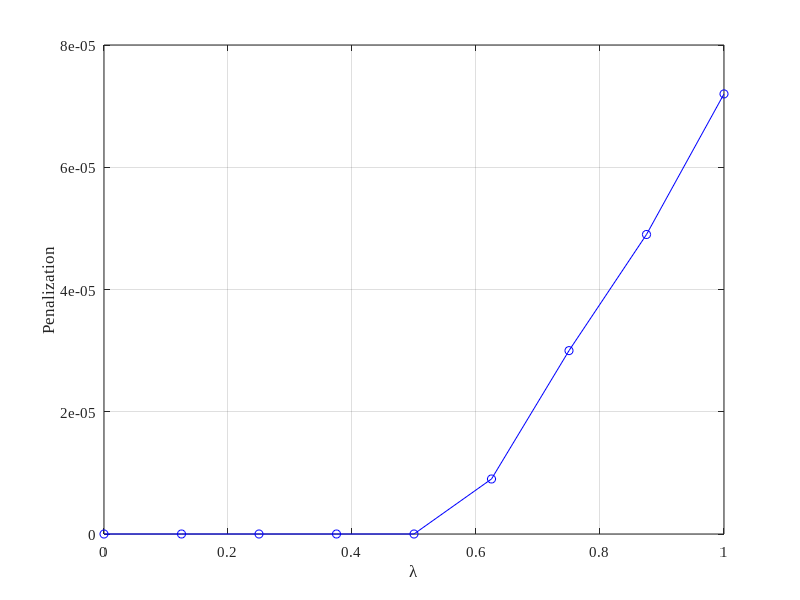
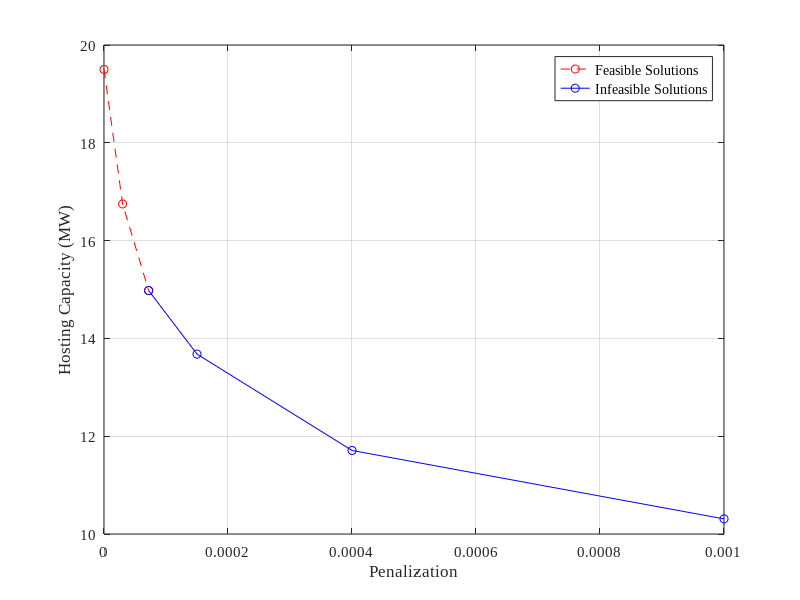
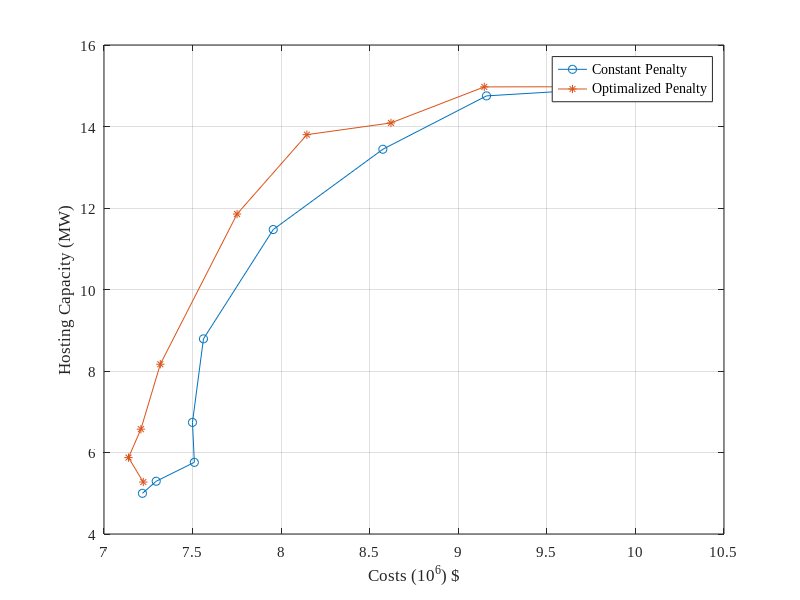
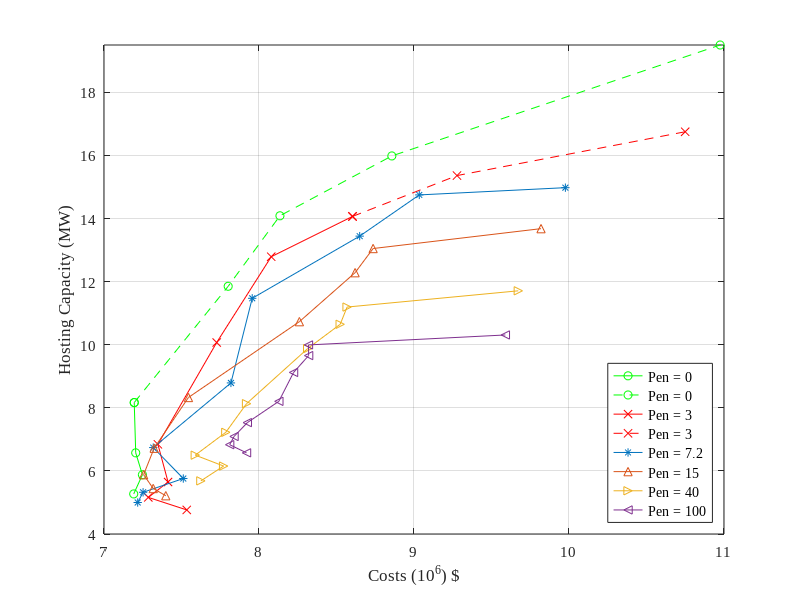

Reproduce these figures in MATLAB, in order.
clear all
clc
close all

lambda = 0:0.125:1;
Cpen = [0 0 0 0 0 0.9 3 4.9 7.2]*1e-5;


pen = [0 3 7.2 15 40 100]*1e-5;

HC = [5.27029	5.87815	6.57216	8.16633	11.85231	14.08689	15.98368	19.50000	19.50000	
4.76316	5.16058	5.64813	6.84332	10.07000	12.78885	14.06596	15.36109	16.74988	
4.99855	5.32253	5.75835	6.73923	8.78866	11.47129	13.44155	14.74822	14.97797	
5.21388	5.44199	5.88045	6.71925	8.32745	10.73095	12.28322	13.04887	13.67871	
5.68401	6.15371	6.49952	7.22380	8.13181	9.87797	10.64761	11.19379	11.70841	
6.57250	6.83074	7.09111	7.53059	8.20509	9.12074	9.65542	9.99304	10.30900];

CO = [7191717.69089	7247822.96769	7204606.28866	7195033.52522	7801136.96541	8135075.02294	8857095.78877	10975063.18514	24994725.35498	
7533933.09118	7285816.81377	7413194.99994	7347723.24078	7726971.99122	8078864.06810	8603327.14604	9277290.67822	10749436.18051	
7217426.32053	7252148.88210	7511551.73461	7317683.99143	7818913.47782	7956209.44509	8649573.86862	9034112.76290	9976646.82103	
7398634.59601	7317615.94239	7255538.33301	7323399.46919	7544767.74796	8260574.49995	8619919.32999	8736230.61023	9819554.85708	
7624957.89062	7771688.01729	7588882.22412	7785895.32650	7919651.47721	8314012.57333	8523828.99506	8568284.59873	9672951.07188	
7919564.00738	7810765.82720	7838953.83806	7924821.85316	8128077.12854	8222974.47513	8320254.14315	8319088.64256	9589466.93794]/1e6;


figure
set(groot, 'defaultAxesFontName', 'Times New Roman');
set(groot, 'defaultAxesFontSize', 11);
set(groot, 'defaultTextFontName', 'Times New Roman');
set(groot, 'defaultTextFontSize', 11);
plot(lambda,Cpen,'-bo')
xlabel('\lambda')
ylabel('Penalization')
grid on

figure
plot(pen(1:3),HC(1:3,9),'--ro',pen(3:6),HC(3:6,9),'-bo')
xlabel('Penalization')
ylabel('Hosting Capacity (MW)')
legend('Feasible Solutions','Infeasible Solutions')
grid on



fo1 =   [4.99855	5.29519	5.75834	6.73923	8.78869	11.47139	13.44158	14.75130	14.97768 ];
fo2 =   [7217027.85376	7294706.42618	7510032.64324	7499394.92579	7561455.72233	7955310.37303	8574147.30680	9159294.45155	10022729.69607 ]*1e-6;
pen01 = [0 2522.94*0.125 2449.23*0.25 2381.07*0.375 2573.67*0.5 2867.54*0.625 4389.21*0.75 3610.05*0.875 3607.86];

fo1pen = [5.27513	5.87514	6.57227	8.16651	11.85199	13.79974	14.08770	14.97202	14.97834 ];
fo2pen = [7221774.06021	7138332.39299	7208280.91905	7317900.54175	7751113.73175	8145205.64525	8620019.94652	9146720.79203	10014194.63049 ]*1e-6;
pen02 =  [0 0 0 744.161*0.375 1176.81*0.5 2072.44*0.625 2664.4042*0.75 3008.49*0.875 3608.00];

figure
plot(fo2,fo1,'-o',fo2pen,fo1pen,'-*')
xlabel('Costs (10^6) $')
ylabel('Hosting Capacity (MW)')
legend('Constant Penalty','Optimalized Penalty')
grid on



figure
plot(CO(1,1:4),HC(1,1:4),'-go',CO(1,4:9),HC(1,4:9),'--go',CO(2,1:7),HC(2,1:7),'-rx',CO(2,7:9),HC(2,7:9),'--rx',CO(3,:),HC(3,:),'-*',CO(4,:),HC(4,:),'-^',CO(5,:),HC(5,:),'->',CO(6,:),HC(6,:),'-<')
xlabel('Costs (10^6) $')
ylabel('Hosting Capacity (MW)')
legend('Pen = 0','Pen = 0','Pen = 3','Pen = 3','Pen = 7.2','Pen = 15','Pen = 40','Pen = 100','Location','southeast')
axis([7 11 4 19.5])
grid on

figure
plot(CO(1,1:3),HC(1,1:3),'-ro',CO(1,3:9),HC(1,3:9),'--ro',CO(2,1:6),HC(2,1:6),'-bx',CO(2,6:9),HC(2,6:9),'--bx',CO(3,:),HC(3,:),'-*',CO(4,:),HC(4,:),'-^',CO(5,:),HC(5,:),'->',CO(6,:),HC(6,:),'-<')
xlabel('Costs (10^6) $')
ylabel('Hosting Capacity (MW)')
legend('Pen = 0','Pen = 0','Pen = 3','Pen = 3','Pen = 7.2','Pen = 15','Pen = 40','Pen = 100','Location','southeast')
axis([7 11 4 19.5])
grid on










HC = [5.27029	5.27029	5.27029	8.16633	11.85231	14.08689	15.98368	19.50000	19.50000	
5.16058	5.16058	5.16058	6.84332	10.07000	12.78885	14.06596	15.36109	16.74988	
4.99855	5.32253	5.32253	6.73923	8.78866	11.47129	13.44155	14.74822	14.97797	
5.88045	5.88045	5.88045	6.71925	8.32745	10.73095	12.28322	13.04887	13.67871	
6.49952 6.49952	6.49952	7.22380	8.13181	9.87797	10.64761	11.19379	11.70841	
6.83074	6.83074	7.09111	7.53059	8.20509	9.12074	9.65542	9.99304	10.30900];

CO = [7191717.69089	7191717.69089	7191717.69089	7195033.52522	7801136.96541	8135075.02294	8857095.78877	10975063.18514	24994725.35498	
7285816.81377	7285816.81377	7285816.81377	7347723.24078	7726971.99122	8078864.06810	8603327.14604	9277290.67822	10749436.18051	
7217426.32053	7252148.88210	7252148.88210	7317683.99143	7818913.47782	7956209.44509	8649573.86862	9034112.76290	9976646.82103	
7255538.33301	7255538.33301	7255538.33301	7323399.46919	7544767.74796	8260574.49995	8619919.32999	8736230.61023	9819554.85708	
7588882.22412	7588882.22412	7588882.22412	7785895.32650	7919651.47721	8314012.57333	8523828.99506	8568284.59873	9672951.07188	
7810765.82720	7810765.82720	7838953.83806	7924821.85316	8128077.12854	8222974.47513	8320254.14315	8319088.64256	9589466.93794]/1e6;

figure
plot(CO(1,1:4),HC(1,1:4),'-go',CO(1,4:9),HC(1,4:9),'--go',CO(2,1:7),HC(2,1:7),'-rx',CO(2,7:9),HC(2,7:9),'--rx',CO(3,:),HC(3,:),'-*',CO(4,:),HC(4,:),'-^',CO(5,:),HC(5,:),'->',CO(6,:),HC(6,:),'-<')
xlabel('Costs (10^6) $')
ylabel('Hosting Capacity (MW)')
legend('Pen = 0','Pen = 0','Pen = 3','Pen = 3','Pen = 7.2','Pen = 15','Pen = 40','Pen = 100','Location','southeast')
axis([7 11 4 19.5])
grid on


figure
plot(CO(1,1:4),HC(1,1:4),'-ro',CO(2,1:7),HC(2,1:7),'-bx',CO(3,:),HC(3,:),'-*',CO(5,:),HC(5,:),'-^',CO(1,4:9),HC(1,4:9),'--ro',CO(2,7:9),HC(2,7:9),'--bx')
xlabel('Costs (10^6) $')
ylabel('Hosting Capacity (MW)')
legend('Pen = 0','Pen = 3','Pen = 7.2','Pen = 40','Location','southeast')
axis([7 11 4 19.5])
grid on

figure
plot(CO(3,:),HC(3,:),'-bo',fo2pen,fo1pen,'-*')
xlabel('Costs (10^6) $')
ylabel('Hosting Capacity (MW)')
legend('Constant Penalty','Optimalized Penalty')
grid on





CO1 = [7217027.85376	7294706.42618	7510032.64324	7499394.92579	7561455.72233	7955310.37303	8574147.30680	9159294.45155	10022729.69607	
7221774.06021	7138332.39299	7208280.91905	7317900.54175	7751113.73175	8145205.64525	8620019.94652	9146720.79203	10014194.63049]/1e6;

HC1 = [4.99855	5.29519	5.75834	6.73923	8.78869	11.47139	13.44158	14.75130	14.97768	
5.27513	5.87514	6.57227	8.16651	11.85199	13.79974	14.08770	14.97202	14.97834];

figure
plot(CO1(1,:),HC1(1,:),'-bo',CO1(2,:),HC1(2,:),'-*')
xlabel('Costs (10^6) $')
ylabel('Hosting Capacity (MW)')
legend('Constant Penalty','Optimalized Penalty','pen = 0,6')
grid on



figure
plot(CO(1,1:4),HC(1,1:4),'-ro',CO(1,4:9),HC(1,4:9),'--ro',CO(2,1:7),HC(2,1:7),'-bx',CO(2,7:9),HC(2,7:9),'--bx',CO(3,:),HC(3,:),'-*',CO(5,:),HC(5,:),'-^',CO1(2,:),HC1(2,:),'-*')
xlabel('Costs (10^6) $')
ylabel('Hosting Capacity (MW)')
legend('Pen = 0','Pen = 0','Pen = 3','Pen = 3','Pen = 7.2','Pen = 40','Optimalized Penalty','Location','southeast')
axis([7 11 4 19.5])
grid on
